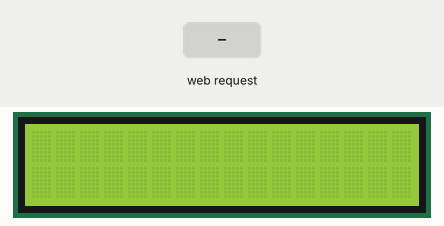
A sketch run on a simulated ESP8266 (NodeMCU). Parts: 16×2 character LCD. The test bench sets the inputs (shaded band). WiFi joins after 1.5 s; servers stay silent unless stated; what the sketch prints to the serial monitor is not drawn.

Above: at 2.7 s.
2.8 s: HTTP request GET /?message=1 received
At 3.2 s:
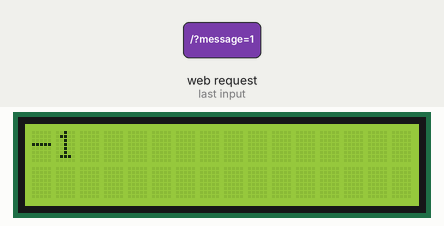
At 3.6 s:
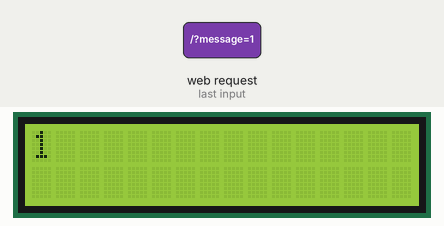
Timing chart, 0 to 5.8 s (numbered marks = the images above; inputs shaded):
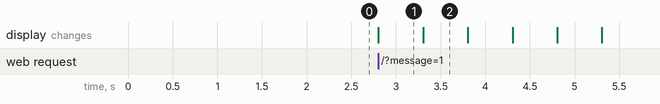

The sketch:

notification.ino
```cpp
#include <ESP8266WiFi.h>
#include <ESP8266WebServer.h>
#include <LiquidCrystal.h>

// Set up the LCD object with the pin configuration
LiquidCrystal lcd(D6, D5, D1, D2, D3, D4);

const char* ssid = "a";
const char* password = "1234567890";

ESP8266WebServer server(80);
String message="";

void handleRoot() {
  if (server.hasArg("message")) {
     message = server.arg("message");
    Serial.println("Received message: " + message);

    server.send(200, "text/plain", "Message received");
  } else {
    server.send(400, "text/plain", "No message received");
  }
}

void setup() {
  Serial.begin(115200);
  WiFi.begin(ssid, password);
  lcd.begin(16, 2);                 // Initialize 16x2 LCD Display

  while (WiFi.status() != WL_CONNECTED) {
    delay(500);
    Serial.print(".");
  }

  Serial.println("");
  Serial.print("Connected to ");
  Serial.println(ssid);
  Serial.print("IP address: ");
  Serial.println(WiFi.localIP());

  server.on("/", handleRoot);
  server.begin();
  Serial.println("HTTP server started");
}

void loop() {
  server.handleClient();

  if(message!="")
  {
    lcd.clear();
  lcd.setCursor(0, 0); // Position cursor at the start of the first line
    lcd.print("--"+message);
    for (int i = 0; i < message.length()+2; i++) {
    lcd.scrollDisplayLeft();
    delay(500);
  }
  }
}
```

Measured:
- after the input at 2.8 s, the display: changes at once (image 1)
- what the display in image 1 shows lasts 0.5 s, from 2.8 s to 3.3 s
